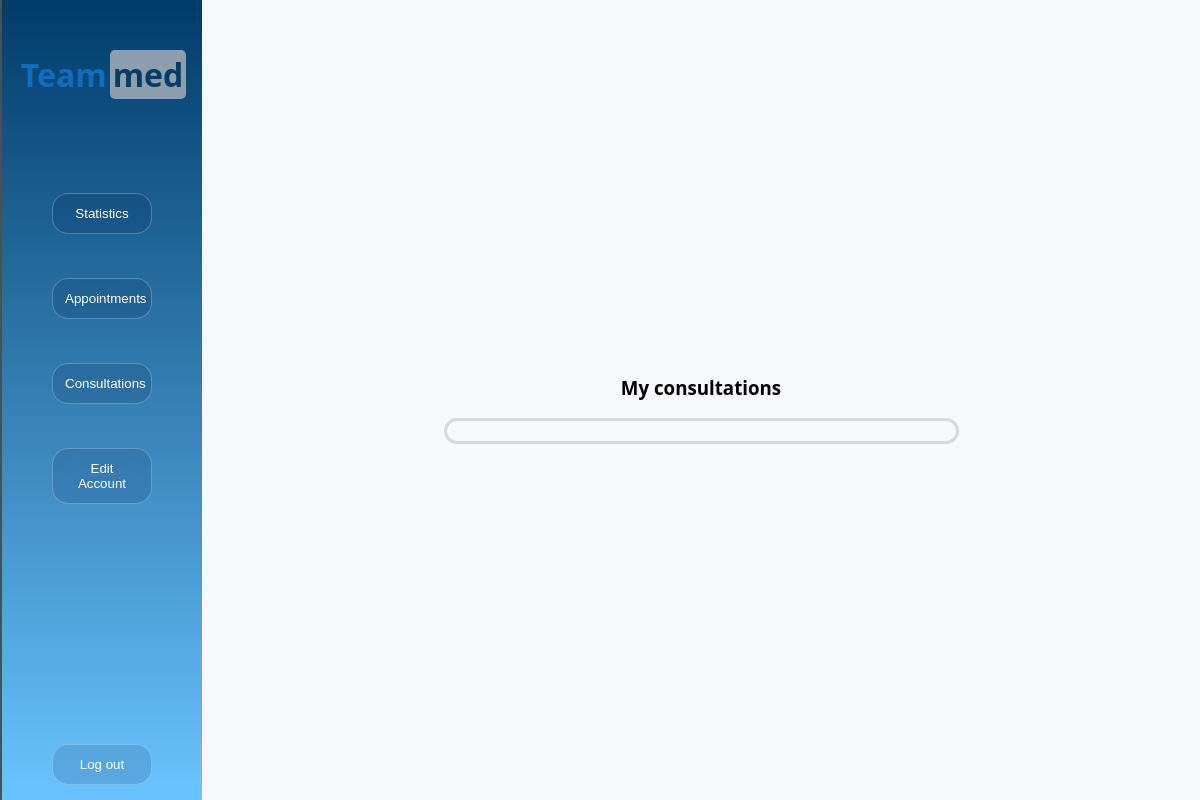
/patient_consultations_page (signed in), run on an earlier commit of the app's database.
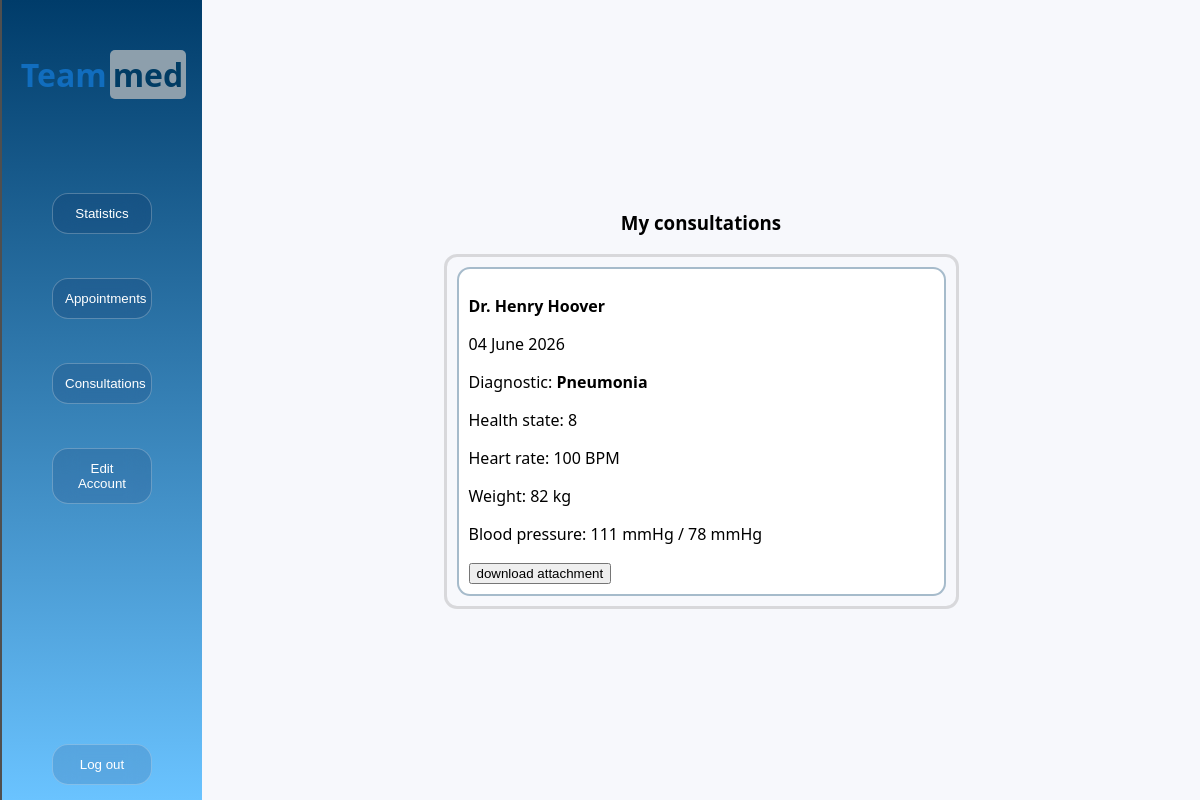
And on a later commit of the database.
### app.py (models this page shows)
class ConsultationInfo(db.Model):
        __tablename__ = "consult_info"
        id = db.Column(db.Integer , primary_key = True)
        doctor_id = db.Column(db.Integer, db.ForeignKey("doctor_info.id"))
        patient_id = db.Column(db.Integer, db.ForeignKey("patient_info.id"))
        diagnostic = db.Column(db.String(50) , nullable = False )
        weight = db.Column(db.Integer)
        health_state = db.Column(db.Integer)
        blood_pressure_systolic = db.Column(db.Integer)
        blood_pressure_diastolic = db.Column(db.Integer)
        blood_oxygen_saturation = db.Column(db.Integer)
        heart_rate = db.Column(db.Integer)
        consultation_date = db.Column(db.Date , nullable = False )
        upload_file_path = db.Column(db.String(200))
        update_date = db.Column(db.Date)
        patient = db.relationship(
        "PatientInfo",
        back_populates="consultations" ,
        )
        doctor = db.relationship(
        "DoctorInfo",
        back_populates="consultations" ,
        )

class DoctorInfo(db.Model):
        __tablename__ = "doctor_info"
        id = db.Column(db.Integer , primary_key = True)
        user_id = db.Column(db.Integer, db.ForeignKey("user_auth.id"))
        first_name = db.Column(db.String(50) , nullable = False )
        last_name = db.Column(db.String(50) , nullable = False )
        birth_date = db.Column(db.Date , nullable = False)
        gender = db.Column(db.String(20), nullable = False)
        contact_email = db.Column(db.String(100), nullable = False)
        phone_number = db.Column(db.String(20))
        adress = db.Column(db.String(100))
        specialisation = db.Column(db.String(100))
        update_date = db.Column(db.Date)
        consultations = db.relationship(
                "ConsultationInfo" ,
                back_populates = "doctor" ,
                order_by="ConsultationInfo.consultation_date.asc()" ,
        )
        appointments = db.relationship(
                "AppointmentInfo" ,
                back_populates = 'doctor' ,
                order_by="AppointmentInfo.appointment_date.asc()" ,
        )
        user = db.relationship(
                "UserAuth" ,
                back_populates = "doctor" ,
        )

### app.py (the view)
@app.route('/patient_consultations_page')
def load_patient_consultations_page():
        if "user_id" not in session or session.get("role") != "patient": # can only be accessed from patient account
               return redirect(url_for("load_main_page"))
        user = db.session.get( UserAuth , session.get("user_id") )
        return render_template("patient_consultations_page.html" ,
                                user = user
                              )

### templates/patient_consultations_page.html (shortened to what this page needs)
<!DOCTYPE html>
<html>
    <head>
        <link rel="stylesheet" href="{{ url_for('static', filename='CSS/patient_consultations_page.css') }}">
        <link rel ="stylesheet" href = "{{ url_for('static', filename='CSS/sidebar.css') }}">
    </head>
    <body>
        <div class ="content">
                {% include "sidebar.html" %}
                <div class = "right_side">
                        <h3> My consultations </h3>
                            <div class ="consultation_container">
                                {% for c in user.patient.consultations | reverse %}
                                    <div class ="consultation_box">
                                        <p> <strong>Dr. {{c.doctor.first_name.title()}} {{c.doctor.last_name.title()}} </strong> </p>
                                        <p> {{c.consultation_date.strftime("%d %B %Y")}} </p>
                                        <p> Diagnostic: <strong>{{c.diagnostic}}</strong> </p>
                                        <p> Health state: {{c.health_state}} </p>
                                        {% if c.heart_rate %}
                                            <p> Heart rate:  {{c.heart_rate}} BPM</p>
                                        {% endif %}
                                        {% if c.weight %}
                                            <p> Weight: {{c.weight}} kg</p>
                                        {% endif %}
                                        {% if c.blood_pressure_systolic %}
                                            <p> Blood pressure:  {{c.blood_pressure_systolic}} mmHg / {{c.blood_pressure_diastolic}} mmHg </p>
                                        {% endif %}
                                        {% if c.upload_file_path is not none %}
                                            <a href="{{ url_for('download_attachment', consultation_id = c.id) }}">
                                                <button class ="download_button">
                                                    download attachment
                                                </button>
                                            </a>
                                        {% endif %}
                                    </div>
                                {% endfor %}
                            </div>
                </div>
        </div>
    </body>
</html>

### templates/sidebar.html
                            <div class = "sidebar">
                                    <div class ="logo">
                                        <span class="second_half">Team</span><span class="third_half">med</span>
                                    </div>
                                    <br>
                                    <br>
                                        {% if session["role"] == "patient" %}
                                        <button class="sidebar_button" onclick="window.location.href='/patient_stats_page'">
                                            Statistics
                                        </button>
                                        {% else %}
                                        <button class="sidebar_button" onclick="window.location.href='/doctor_stats_page'">
                                            Statistics
                                        </button>
                                        {% endif %}
                                    <br>
                                    <br>
                                        {% if session["role"] == "patient" %}
                                        <button class="sidebar_button" onclick="window.location.href='/patient_appointments_page'">
                                            Appointments
                                        </button>
                                        {% else %}
                                        <button class="sidebar_button" onclick="window.location.href='/doctor_appointments_page'">
                                            Appointments
                                        </button>
                                        {% endif %}
                                    <br>
                                    <br>
                                        {% if session["role"] == "patient" %}
                                        <button class="sidebar_button" onclick="window.location.href='/patient_consultations_page'">
                                            Consultations
                                        </button>
                                        {% else %}
                                        <button class="sidebar_button" onclick="window.location.href='/doctor_consultations_page'">
                                            Consultations
                                        </button>
                                        {% endif %}
                                    <br>
                                    <br>
                                        <button class="sidebar_button"  onclick="window.location.href='/edit_account'">
                                            Edit Account
                                        </button>
                                        <button onclick = "logout_user()" class="sidebar_button" id="logout_button">Log out</button>
                            </div>

### static/CSS/patient_consultations_page.css (style rules this page uses)
body { background-color:#F7F8FC; font-family: "Segoe UI", sans-serif; color: rgb(0, 0, 0); margin: 0; padding: 0; }
.consultation_container { display: flex; flex-direction: column; padding: 10px; width: 50%; border-style: solid; border-color:rgba(142, 142, 142, 0.3); border-radius: 13px; max-height: 330px; overflow-y: auto; gap: 10px; }
.consultation_box { padding-left: 10px; background-color: white; border-radius: 13px; border-style: solid; border-width: 2px; border-color: rgb(0, 60, 106,0.35); padding: 10px; }
.content { border-style: none; display: flex; flex-direction: row; min-height: 100vh; }
.right_side { display: flex; flex-direction: column; align-items: center; justify-content: center; flex: 1; padding: 10px; }

### static/CSS/sidebar.css (style rules this page uses)
.sidebar_button { width:50%; cursor: pointer; color: white; background: rgba(0, 14, 58, 0.12); backdrop-filter: blur(12px); -webkit-backdrop-filter: blur(12px); border: 1px solid rgba(255, 255, 255, 0.25); border-radius: 16px; padding: 12px; }
.sidebar { background: linear-gradient( to bottom , rgb(0, 60, 106) , rgb(106, 195, 255) ); flex: 0 0 200px; display: flex; flex-direction: column; align-items: center; padding-bottom: 15px; border-left: 2px solid #4f4f4f ; }
.logo { display: flex; justify-content: center; padding-top: 25%; padding-bottom: 25%; }
#logout_button { margin-top: auto; }
.second_half { font-weight: bold; color:rgb(17, 109, 190); font-size: 2rem; padding: 3px; }
.third_half { font-weight: bold; background-color:rgb(141, 159, 172); border-radius: 5px; color:rgb(0, 60, 100); padding: 3px; font-size: 2rem; }

What changed in the data, as far as the page shows it:
added ConsultationInfo: doctor.first_name "Henry", doctor.last_name "Hoover", consultation_date "04 June 2026", diagnostic "Pneumonia", health_state "8", heart_rate "100", weight "82", blood_pressure_systolic "111", blood_pressure_diastolic "78"
